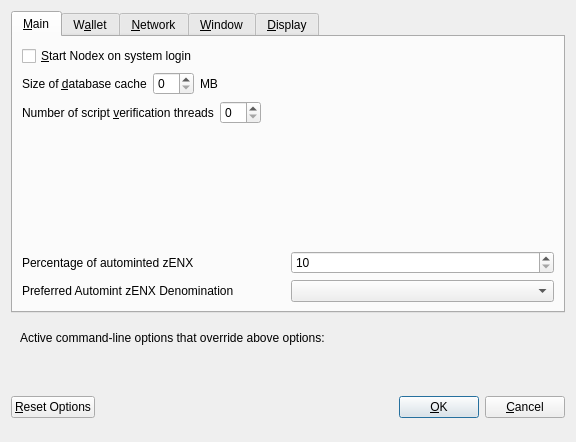
<?xml version="1.0" encoding="UTF-8"?>
<ui version="4.0">
 <class>OptionsDialog</class>
 <widget class="QDialog" name="OptionsDialog">
  <property name="geometry">
   <rect>
    <x>0</x>
    <y>0</y>
    <width>576</width>
    <height>442</height>
   </rect>
  </property>
  <property name="windowTitle">
   <string>Options</string>
  </property>
  <property name="modal">
   <bool>true</bool>
  </property>
  <layout class="QVBoxLayout" name="verticalLayout">
   <item>
    <widget class="QTabWidget" name="tabWidget">
     <property name="currentIndex">
      <number>0</number>
     </property>
     <widget class="QWidget" name="tabMain">
      <attribute name="title">
       <string>&amp;Main</string>
      </attribute>
      <layout class="QVBoxLayout" name="verticalLayout_Main">
       <item>
        <widget class="QCheckBox" name="bitcoinAtStartup">
         <property name="toolTip">
          <string>Automatically start Nodex after logging in to the system.</string>
         </property>
         <property name="text">
          <string>&amp;Start Nodex on system login</string>
         </property>
        </widget>
       </item>
       <item>
        <layout class="QHBoxLayout" name="horizontalLayout_2_Main">
         <item>
          <widget class="QLabel" name="databaseCacheLabel">
           <property name="text">
            <string>Size of &amp;database cache</string>
           </property>
           <property name="textFormat">
            <enum>Qt::PlainText</enum>
           </property>
           <property name="buddy">
            <cstring>databaseCache</cstring>
           </property>
          </widget>
         </item>
         <item>
          <widget class="QSpinBox" name="databaseCache"/>
         </item>
         <item>
          <widget class="QLabel" name="databaseCacheUnitLabel">
           <property name="text">
            <string>MB</string>
           </property>
           <property name="textFormat">
            <enum>Qt::PlainText</enum>
           </property>
          </widget>
         </item>
         <item>
          <spacer name="horizontalSpacer_2_Main">
           <property name="orientation">
            <enum>Qt::Horizontal</enum>
           </property>
           <property name="sizeHint" stdset="0">
            <size>
             <width>40</width>
             <height>20</height>
            </size>
           </property>
          </spacer>
         </item>
        </layout>
       </item>
       <item>
        <layout class="QHBoxLayout" name="horizontalLayout_3_Main">
         <item>
          <widget class="QLabel" name="threadsScriptVerifLabel">
           <property name="text">
            <string>Number of script &amp;verification threads</string>
           </property>
           <property name="textFormat">
            <enum>Qt::PlainText</enum>
           </property>
           <property name="buddy">
            <cstring>threadsScriptVerif</cstring>
           </property>
          </widget>
         </item>
         <item>
          <widget class="QSpinBox" name="threadsScriptVerif">
           <property name="toolTip">
            <string>(0 = auto, &lt;0 = leave that many cores free)</string>
           </property>
          </widget>
         </item>
         <item>
          <spacer name="horizontalSpacer_3_Main">
           <property name="orientation">
            <enum>Qt::Horizontal</enum>
           </property>
           <property name="sizeHint" stdset="0">
            <size>
             <width>40</width>
             <height>20</height>
            </size>
           </property>
          </spacer>
         </item>
        </layout>
       </item>
       <item>
        <spacer name="verticalSpacer_2">
         <property name="orientation">
          <enum>Qt::Vertical</enum>
         </property>
         <property name="sizeHint" stdset="0">
          <size>
           <width>20</width>
           <height>40</height>
          </size>
         </property>
        </spacer>
       </item>
       <item>
        <layout class="QHBoxLayout" name="horizontalLayout_3">
         <item>
          <widget class="QLabel" name="percentage_label">
           <property name="toolTip">
            <string>Percentage of incoming ENX which get automatically converted to zENX via Zerocoin Protocol (min: 10%)</string>
           </property>
           <property name="text">
            <string>Percentage of autominted zENX</string>
           </property>
          </widget>
         </item>
         <item>
          <widget class="QSpinBox" name="zeromintPercentage">
           <property name="minimum">
            <number>10</number>
           </property>
           <property name="maximum">
            <number>100</number>
           </property>
          </widget>
         </item>
        </layout>
       </item>
       <item>
        <layout class="QHBoxLayout" name="horizontalLayout" stretch="0,0">
         <property name="sizeConstraint">
          <enum>QLayout::SetFixedSize</enum>
         </property>
         <item>
          <widget class="QLabel" name="labelPreferredDenom">
           <property name="maximumSize">
            <size>
             <width>16777215</width>
             <height>16777215</height>
            </size>
           </property>
           <property name="toolTip">
            <string>Wait with automatic conversion to Zerocoin until enough ENX for this denomination is available</string>
           </property>
           <property name="text">
            <string>Preferred Automint zENX Denomination</string>
           </property>
          </widget>
         </item>
         <item>
          <widget class="QComboBox" name="preferredDenom">
           <property name="maximumSize">
            <size>
             <width>16777215</width>
             <height>27</height>
            </size>
           </property>
           <property name="toolTip">
            <string>Wait with automatic conversion to Zerocoin until enough ENX for this denomination is available</string>
           </property>
           <property name="maxVisibleItems">
            <number>9</number>
           </property>
           <property name="maxCount">
            <number>9</number>
           </property>
          </widget>
         </item>
        </layout>
       </item>
      </layout>
     </widget>
     <widget class="QWidget" name="tabWallet">
      <attribute name="title">
       <string>W&amp;allet</string>
      </attribute>
      <layout class="QVBoxLayout" name="verticalLayout_Wallet">
       <item>
        <widget class="QGroupBox" name="groupBox">
         <property name="title">
          <string>Expert</string>
         </property>
         <layout class="QVBoxLayout" name="verticalLayout_2">
          <item>
           <widget class="QCheckBox" name="coinControlFeatures">
            <property name="toolTip">
             <string>Whether to show coin control features or not.</string>
            </property>
            <property name="text">
             <string>Enable coin &amp;control features</string>
            </property>
           </widget>
          </item>
          <item>
           <widget class="QCheckBox" name="showMasternodesTab">
            <property name="toolTip">
             <string>Show additional tab listing all your masternodes in first sub-tab&lt;br/&gt;and all masternodes on the network in second sub-tab.</string>
            </property>
            <property name="text">
             <string>Show Masternodes Tab</string>
            </property>
           </widget>
          </item>
          <item>
           <widget class="QCheckBox" name="spendZeroConfChange">
            <property name="toolTip">
             <string>If you disable the spending of unconfirmed change, the change from a transaction&lt;br/&gt;cannot be used until that transaction has at least one confirmation.&lt;br/&gt;This also affects how your balance is computed.</string>
            </property>
            <property name="text">
             <string>&amp;Spend unconfirmed change</string>
            </property>
           </widget>
          </item>
         </layout>
        </widget>
       </item>
       <item>
        <spacer name="verticalSpacer_Wallet">
         <property name="orientation">
          <enum>Qt::Vertical</enum>
         </property>
         <property name="sizeHint" stdset="0">
          <size>
           <width>20</width>
           <height>40</height>
          </size>
         </property>
        </spacer>
       </item>
      </layout>
     </widget>
     <widget class="QWidget" name="tabNetwork">
      <attribute name="title">
       <string>&amp;Network</string>
      </attribute>
      <layout class="QVBoxLayout" name="verticalLayout_Network">
       <item>
        <widget class="QCheckBox" name="mapPortUpnp">
         <property name="toolTip">
          <string>Automatically open the Nodex client port on the router. This only works when your router supports UPnP and it is enabled.</string>
         </property>
         <property name="text">
          <string>Map port using &amp;UPnP</string>
         </property>
        </widget>
       </item>
       <item>
        <widget class="QCheckBox" name="allowIncoming">
         <property name="toolTip">
          <string>Accept connections from outside</string>
         </property>
         <property name="text">
          <string>Allow incoming connections</string>
         </property>
        </widget>
       </item>
       <item>
        <widget class="QCheckBox" name="connectSocks">
         <property name="toolTip">
          <string>Connect to the Nodex network through a SOCKS5 proxy.</string>
         </property>
         <property name="text">
          <string>&amp;Connect through SOCKS5 proxy (default proxy):</string>
         </property>
        </widget>
       </item>
       <item>
        <layout class="QHBoxLayout" name="horizontalLayout_1_Network">
         <item>
          <widget class="QLabel" name="proxyIpLabel">
           <property name="text">
            <string>Proxy &amp;IP:</string>
           </property>
           <property name="textFormat">
            <enum>Qt::PlainText</enum>
           </property>
           <property name="buddy">
            <cstring>proxyIp</cstring>
           </property>
          </widget>
         </item>
         <item>
          <widget class="QValidatedLineEdit" name="proxyIp">
           <property name="minimumSize">
            <size>
             <width>140</width>
             <height>0</height>
            </size>
           </property>
           <property name="maximumSize">
            <size>
             <width>140</width>
             <height>16777215</height>
            </size>
           </property>
           <property name="toolTip">
            <string>IP address of the proxy (e.g. IPv4: 127.0.0.1 / IPv6: ::1)</string>
           </property>
          </widget>
         </item>
         <item>
          <widget class="QLabel" name="proxyPortLabel">
           <property name="text">
            <string>&amp;Port:</string>
           </property>
           <property name="textFormat">
            <enum>Qt::PlainText</enum>
           </property>
           <property name="buddy">
            <cstring>proxyPort</cstring>
           </property>
          </widget>
         </item>
         <item>
          <widget class="QLineEdit" name="proxyPort">
           <property name="minimumSize">
            <size>
             <width>55</width>
             <height>0</height>
            </size>
           </property>
           <property name="maximumSize">
            <size>
             <width>55</width>
             <height>16777215</height>
            </size>
           </property>
           <property name="toolTip">
            <string>Port of the proxy (e.g. 9050)</string>
           </property>
          </widget>
         </item>
         <item>
          <spacer name="horizontalSpacer_1_Network">
           <property name="orientation">
            <enum>Qt::Horizontal</enum>
           </property>
           <property name="sizeHint" stdset="0">
            <size>
             <width>40</width>
             <height>20</height>
            </size>
           </property>
          </spacer>
         </item>
        </layout>
       </item>
       <item>
        <spacer name="verticalSpacer_Network">
         <property name="orientation">
          <enum>Qt::Vertical</enum>
         </property>
         <property name="sizeHint" stdset="0">
          <size>
           <width>20</width>
           <height>40</height>
          </size>
         </property>
        </spacer>
       </item>
      </layout>
     </widget>
     <widget class="QWidget" name="tabWindow">
      <attribute name="title">
       <string>&amp;Window</string>
      </attribute>
      <layout class="QVBoxLayout" name="verticalLayout_Window">
       <item>
        <widget class="QCheckBox" name="minimizeToTray">
         <property name="toolTip">
          <string>Show only a tray icon after minimizing the window.</string>
         </property>
         <property name="text">
          <string>&amp;Minimize to the tray instead of the taskbar</string>
         </property>
        </widget>
       </item>
       <item>
        <widget class="QCheckBox" name="minimizeOnClose">
         <property name="toolTip">
          <string>Minimize instead of exit the application when the window is closed. When this option is enabled, the application will be closed only after selecting Quit in the menu.</string>
         </property>
         <property name="text">
          <string>M&amp;inimize on close</string>
         </property>
        </widget>
       </item>
       <item>
        <spacer name="verticalSpacer_Window">
         <property name="orientation">
          <enum>Qt::Vertical</enum>
         </property>
         <property name="sizeHint" stdset="0">
          <size>
           <width>20</width>
           <height>40</height>
          </size>
         </property>
        </spacer>
       </item>
      </layout>
     </widget>
     <widget class="QWidget" name="tabDisplay">
      <attribute name="title">
       <string>&amp;Display</string>
      </attribute>
      <layout class="QVBoxLayout" name="verticalLayout_Display">
       <item>
        <layout class="QHBoxLayout" name="horizontalLayout_1_Display">
         <item>
          <widget class="QLabel" name="langLabel">
           <property name="text">
            <string>User Interface &amp;language:</string>
           </property>
           <property name="textFormat">
            <enum>Qt::PlainText</enum>
           </property>
           <property name="buddy">
            <cstring>lang</cstring>
           </property>
          </widget>
         </item>
         <item>
          <widget class="QValueComboBox" name="lang">
           <property name="toolTip">
            <string>The user interface language can be set here. This setting will take effect after restarting Nodex.</string>
           </property>
          </widget>
         </item>
        </layout>
       </item>
       <item>
        <widget class="QLabel" name="label_3">
         <property name="toolTip">
          <string notr="true"/>
         </property>
         <property name="statusTip">
          <string notr="true"/>
         </property>
         <property name="whatsThis">
          <string notr="true"/>
         </property>
         <property name="accessibleName">
          <string notr="true"/>
         </property>
         <property name="text">
          <string>Language missing or translation incomplete? Help contributing translations here:
https://www.transifex.com/nodex-project/nodex-project-translations</string>
         </property>
         <property name="wordWrap">
          <bool>true</bool>
         </property>
         <property name="openExternalLinks">
          <bool>true</bool>
         </property>
         <property name="textInteractionFlags">
          <set>Qt::TextBrowserInteraction</set>
         </property>
        </widget>
       </item>
       <item>
        <layout class="QHBoxLayout" name="horizontalLayout_4_Display" stretch="0,0">
         <item>
          <widget class="QLabel" name="themeLabel">
           <property name="text">
            <string>User Interface Theme:</string>
           </property>
          </widget>
         </item>
         <item>
          <widget class="QValueComboBox" name="theme"/>
         </item>
        </layout>
       </item>
       <item>
        <widget class="Line" name="line">
         <property name="orientation">
          <enum>Qt::Horizontal</enum>
         </property>
        </widget>
       </item>
       <item>
        <layout class="QHBoxLayout" name="horizontalLayout_2_Display">
         <item>
          <widget class="QLabel" name="unitLabel">
           <property name="text">
            <string>&amp;Unit to show amounts in:</string>
           </property>
           <property name="textFormat">
            <enum>Qt::PlainText</enum>
           </property>
           <property name="buddy">
            <cstring>unit</cstring>
           </property>
          </widget>
         </item>
         <item>
          <widget class="QValueComboBox" name="unit">
           <property name="toolTip">
            <string>Choose the default subdivision unit to show in the interface and when sending coins.</string>
           </property>
          </widget>
         </item>
        </layout>
       </item>
       <item>
        <layout class="QHBoxLayout" name="horizontalLayout_5_Display">
         <item>
          <widget class="QLabel" name="digitsLabel">
           <property name="text">
            <string>Decimal digits</string>
           </property>
          </widget>
         </item>
         <item>
          <widget class="QValueComboBox" name="digits"/>
         </item>
        </layout>
       </item>
       <item>
        <layout class="QHBoxLayout" name="horizontalLayout_3_Display">
         <item>
          <widget class="QLabel" name="thirdPartyTxUrlsLabel">
           <property name="toolTip">
            <string>Third party URLs (e.g. a block explorer) that appear in the transactions tab as context menu items. %s in the URL is replaced by transaction hash. Multiple URLs are separated by vertical bar |.</string>
           </property>
           <property name="text">
            <string>Third party transaction URLs</string>
           </property>
           <property name="buddy">
            <cstring>thirdPartyTxUrls</cstring>
           </property>
          </widget>
         </item>
         <item>
          <widget class="QLineEdit" name="thirdPartyTxUrls">
           <property name="toolTip">
            <string>Third party URLs (e.g. a block explorer) that appear in the transactions tab as context menu items. %s in the URL is replaced by transaction hash. Multiple URLs are separated by vertical bar |.</string>
           </property>
          </widget>
         </item>
        </layout>
       </item>
       <item>
        <spacer name="verticalSpacer">
         <property name="orientation">
          <enum>Qt::Vertical</enum>
         </property>
         <property name="sizeHint" stdset="0">
          <size>
           <width>20</width>
           <height>40</height>
          </size>
         </property>
        </spacer>
       </item>
      </layout>
     </widget>
    </widget>
   </item>
   <item>
    <widget class="QFrame" name="frame">
     <layout class="QVBoxLayout" name="verticalLayout_Bottom">
      <item>
       <layout class="QHBoxLayout" name="horizontalLayout_Bottom">
        <item>
         <widget class="QLabel" name="overriddenByCommandLineInfoLabel">
          <property name="text">
           <string>Active command-line options that override above options:</string>
          </property>
          <property name="textFormat">
           <enum>Qt::PlainText</enum>
          </property>
         </widget>
        </item>
        <item>
         <spacer name="horizontalSpacer_Bottom">
          <property name="orientation">
           <enum>Qt::Horizontal</enum>
          </property>
          <property name="sizeHint" stdset="0">
           <size>
            <width>40</width>
            <height>20</height>
           </size>
          </property>
         </spacer>
        </item>
       </layout>
      </item>
      <item>
       <widget class="QLabel" name="overriddenByCommandLineLabel">
        <property name="text">
         <string/>
        </property>
        <property name="textFormat">
         <enum>Qt::PlainText</enum>
        </property>
        <property name="wordWrap">
         <bool>true</bool>
        </property>
       </widget>
      </item>
     </layout>
    </widget>
   </item>
   <item>
    <layout class="QHBoxLayout" name="horizontalLayout_Buttons">
     <item>
      <widget class="QPushButton" name="resetButton">
       <property name="toolTip">
        <string>Reset all client options to default.</string>
       </property>
       <property name="text">
        <string>&amp;Reset Options</string>
       </property>
       <property name="autoDefault">
        <bool>false</bool>
       </property>
      </widget>
     </item>
     <item>
      <spacer name="horizontalSpacer_1">
       <property name="orientation">
        <enum>Qt::Horizontal</enum>
       </property>
       <property name="sizeHint" stdset="0">
        <size>
         <width>40</width>
         <height>48</height>
        </size>
       </property>
      </spacer>
     </item>
     <item>
      <widget class="QLabel" name="statusLabel">
       <property name="minimumSize">
        <size>
         <width>200</width>
         <height>0</height>
        </size>
       </property>
       <property name="font">
        <font>
         <weight>75</weight>
         <bold>true</bold>
        </font>
       </property>
       <property name="text">
        <string/>
       </property>
       <property name="textFormat">
        <enum>Qt::PlainText</enum>
       </property>
       <property name="wordWrap">
        <bool>true</bool>
       </property>
      </widget>
     </item>
     <item>
      <spacer name="horizontalSpacer_2">
       <property name="orientation">
        <enum>Qt::Horizontal</enum>
       </property>
       <property name="sizeHint" stdset="0">
        <size>
         <width>40</width>
         <height>48</height>
        </size>
       </property>
      </spacer>
     </item>
     <item>
      <widget class="QPushButton" name="okButton">
       <property name="text">
        <string>&amp;OK</string>
       </property>
       <property name="autoDefault">
        <bool>false</bool>
       </property>
       <property name="default">
        <bool>true</bool>
       </property>
      </widget>
     </item>
     <item>
      <widget class="QPushButton" name="cancelButton">
       <property name="text">
        <string>&amp;Cancel</string>
       </property>
       <property name="autoDefault">
        <bool>false</bool>
       </property>
      </widget>
     </item>
    </layout>
   </item>
  </layout>
 </widget>
 <customwidgets>
  <customwidget>
   <class>QValidatedLineEdit</class>
   <extends>QLineEdit</extends>
   <header>qvalidatedlineedit.h</header>
  </customwidget>
  <customwidget>
   <class>QValueComboBox</class>
   <extends>QComboBox</extends>
   <header>qvaluecombobox.h</header>
  </customwidget>
 </customwidgets>
 <resources/>
 <connections/>
</ui>
